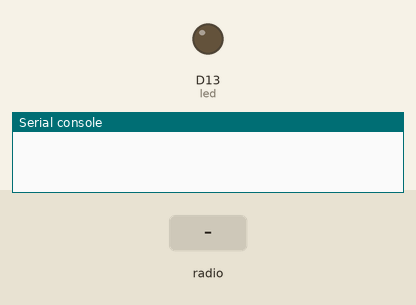
This program was run on a simulated CircuitPython board. On the bench: output pins drawn as LEDs (lit = HIGH), the last lines printed to the serial console. The test bench sets the inputs (shaded band). Files the program writes start out absent; no radio messages arrive unless stated (any console line starting 'radio sent:' is added by the test bench).

Above: at 1.2 s.
1.3 s: radio message "1" arrives
At 6.7 s:
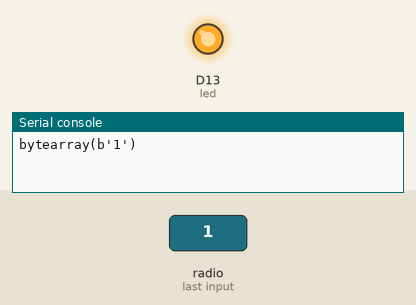
Timing chart, 0 to 8.2 s (numbered marks = the images above; inputs shaded):
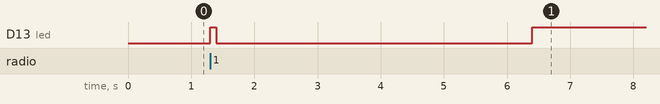

The program:

code.py
```python
import board
import adafruit_sdcard
import digitalio
import time
import busio
import adafruit_rfm9x
import storage
import os

# declare SPI communication instance
spi = busio.SPI(board.SCK, MOSI=board.MOSI, MISO=board.MISO)

#declare SPI pins specific to the RFM shield
cs = digitalio.DigitalInOut(board.D10)
reset = digitalio.DigitalInOut(board.D11)

# declare rfm instance
rfm9x = adafruit_rfm9x.RFM9x(spi, cs, reset, 433.0)

# declare SPI pins specific to SD card (CS pin is written on bottom of feather adalogger board)
csSD = digitalio.DigitalInOut(board.D4)
sdcard = adafruit_sdcard.SDCard(spi, csSD)

# Init SD card
vfs = storage.VfsFat(sdcard)
storage.mount(vfs, "/sd")

# Init onboard LED
led = digitalio.DigitalInOut(board.D13)
led.direction = digitalio.Direction.OUTPUT

while True:
    packet = rfm9x.receive(timeout=5.0) # Write down packet. Timeout of 5 seconds

    try: # Empty packet variable causes error in SD logging. Lazy fix is to use try / except
        with open("/sd/receiveLog.csv", "a") as f:
            led.value = True  # turn on LED to indicate we're writing to the file
            f.write(packet) # Log packet received to SD card
            time.sleep(0.1)
            led.value = False  # turn off LED to indicate we're done
            print(packet) # Print so we can see on serial monitor if we are using it

    except:
            pass # If there is an error... dont do anything
```

Measured:
- after the input at 1.3 s, D13 (led): LOW → HIGH after 0.00 s instead of 3.7 s
